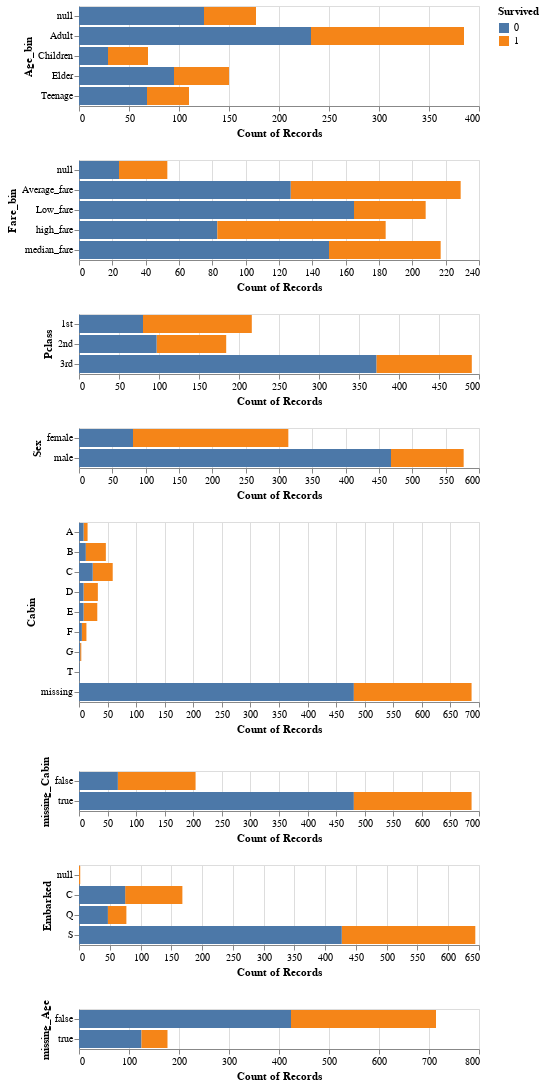

Notebook cell for this chart:
### Code cell
#Pclass, Sex, Cabin, Embarked

plot_age_bin = alt.Chart(train_df).mark_bar().encode(
    y='Age_bin',
    x='count()',
    fill='Survived'
)

plot_fare_bin = alt.Chart(train_df).mark_bar().encode(
    y='Fare_bin',
    x='count()',
    fill='Survived'
)

plot_pclass = alt.Chart(train_df).mark_bar().encode(
    y='Pclass',
    x='count()',
    fill='Survived'
)
plot_sex = alt.Chart(train_df).mark_bar().encode(
    y='Sex',
    x='count()',
    fill='Survived'
)
plot_cabin = alt.Chart(train_df).mark_bar().encode(
    x='count()',
    y='Cabin',
    fill='Survived'
)
plot_missing_cabin = alt.Chart(train_df).mark_bar().encode(
    x='count()',
    y='missing_Cabin',
    fill='Survived'
)
plot_embarked = alt.Chart(train_df).mark_bar().encode(
    y='Embarked',
    x='count()',
    fill='Survived'
)
plot_missing_age = alt.Chart(train_df).mark_bar().encode(
    x='count()',
    y='missing_Age',
    fill='Survived'
)

plot_age_bin & plot_fare_bin & plot_pclass & plot_sex & plot_cabin & plot_missing_cabin & plot_embarked & plot_missing_age

### Figure 1 — Vega-Lite specification as saved in the notebook (floating-point values rounded to 4 significant figures; data arrays with more than 128 entries replaced by an {"elided": "..."} marker saying what was removed)
{"$schema": "https://vega.github.io/schema/vega-lite/v4.8.1.json", "config": {"view": {"continuousHeight": 300, "continuousWidth": 400}}, "data": {"name": "data-654b836b1e4952a476fcfb800c8aac3d"}, "datasets": {"data-654b836b1e4952a476fcfb800c8aac3d": {"elided": "891 records"}}, "vconcat": [{"encoding": {"fill": {"field": "Survived", "type": "nominal"}, "x": {"aggregate": "count", "type": "quantitative"}, "y": {"field": "Age_bin", "type": "nominal"}}, "mark": "bar"}, {"encoding": {"fill": {"field": "Survived", "type": "nominal"}, "x": {"aggregate": "count", "type": "quantitative"}, "y": {"field": "Fare_bin", "type": "nominal"}}, "mark": "bar"}, {"encoding": {"fill": {"field": "Survived", "type": "nominal"}, "x": {"aggregate": "count", "type": "quantitative"}, "y": {"field": "Pclass", "type": "nominal"}}, "mark": "bar"}, {"encoding": {"fill": {"field": "Survived", "type": "nominal"}, "x": {"aggregate": "count", "type": "quantitative"}, "y": {"field": "Sex", "type": "nominal"}}, "mark": "bar"}, {"encoding": {"fill": {"field": "Survived", "type": "nominal"}, "x": {"aggregate": "count", "type": "quantitative"}, "y": {"field": "Cabin", "type": "nominal"}}, "mark": "bar"}, {"encoding": {"fill": {"field": "Survived", "type": "nominal"}, "x": {"aggregate": "count", "type": "quantitative"}, "y": {"field": "missing_Cabin", "type": "nominal"}}, "mark": "bar"}, {"encoding": {"fill": {"field": "Survived", "type": "nominal"}, "x": {"aggregate": "count", "type": "quantitative"}, "y": {"field": "Embarked", "type": "nominal"}}, "mark": "bar"}, {"encoding": {"fill": {"field": "Survived", "type": "nominal"}, "x": {"aggregate": "count", "type": "quantitative"}, "y": {"field": "missing_Age", "type": "nominal"}}, "mark": "bar"}]}
